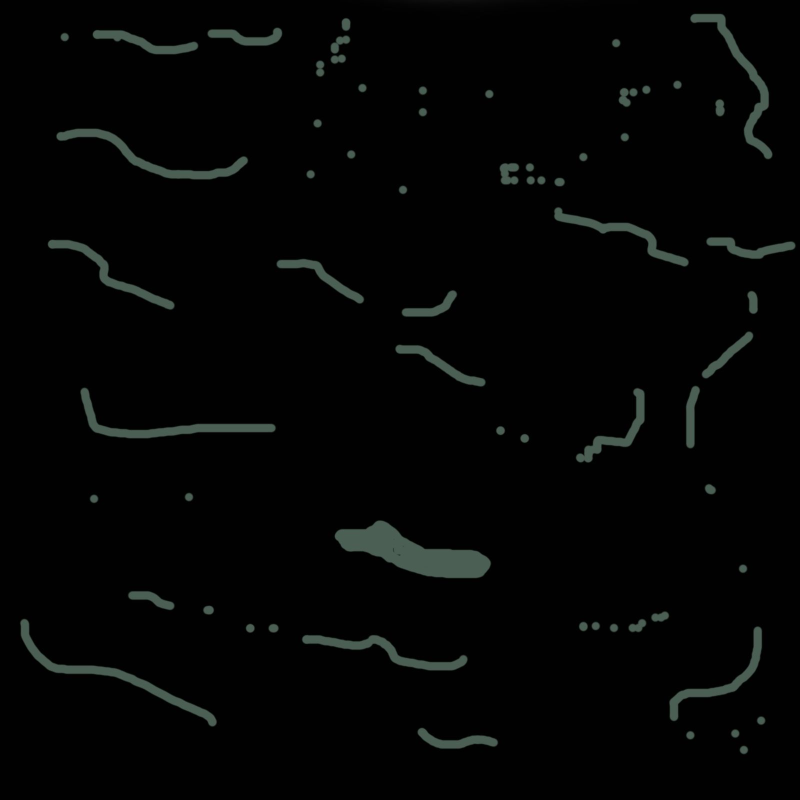
#> input picture env_images/image2.jpg, 1600 x 1600 px (shown at 1/2 size)
$ python env_test.py
#> lines starting #> are read from the running program, lines starting #| are printed output that depends on the picture; after the words box and inside, x2 and y2 are one past the last pixel; in counts of white or black regions, pixels touching at a corner belong together
### ICRSsimulator.py
#
# Simple image classification in remote sensing (ICRS) simulator
# This version uses simple color thresholding to simulate pixel level classification
#
# Wake Forest University
# Nov. 2019

import cv2
import numpy as np
# from PIL import Image
from matplotlib import pyplot as plt
import math


class ICRSsimulator(object):
    imgName = ""  # The image filename

    def __init__(self, imageName):
        self.imgName = imageName
        self.classLabels = []  # List of the labels for each class
        self.binaryImgs = []  # List of binary images, one for each class
        self.interestValues = []  # List of interest values, one for each class
        self.mapSize = {'rows': 0, 'cols': 0}  # Size of the classification map
        self.droneImgSize = {'rows': 0, 'cols': 0}  # Size in elements in the map of a drone image
        self.img = None  # Image object
        self.ICRSmap = None  # Overall classification map
        self.navigationMap = None  # Map of positions where the drone can be

    # Load the image and return true if it succeeded
    def loadImage(self):
        self.img = cv2.imread(self.imgName)
#> self.img is the input picture: shape (1600, 1600, 3); mean B, G, R 4.6, 5.1, 4.3
        if self.img is not None:
            print("Loaded image of rows x cols = " + str(self.img.shape[0]) + " x " + str(self.img.shape[1]))
#| Loaded image of rows x cols = 1600 x 1600
            return True
        else:
            return False

    def getSimulationImageSize(self):
        return self.img.shape

    # Simulate classification of a specific class using simple image thresholding
    # The binary image contains the binary classification of each pixel as belonging to this class
    # Also save the corresponding interest value for this
    def classify(self, label, lower, upper, interestValue):
        # cv2.inRange returns 0 (black or 255 (white)
#> called with label = 'Mining', lower = array of shape (3,), upper = array of shape (3,), interestValue = 1
        binmap = cv2.inRange(self.img, lower, upper)
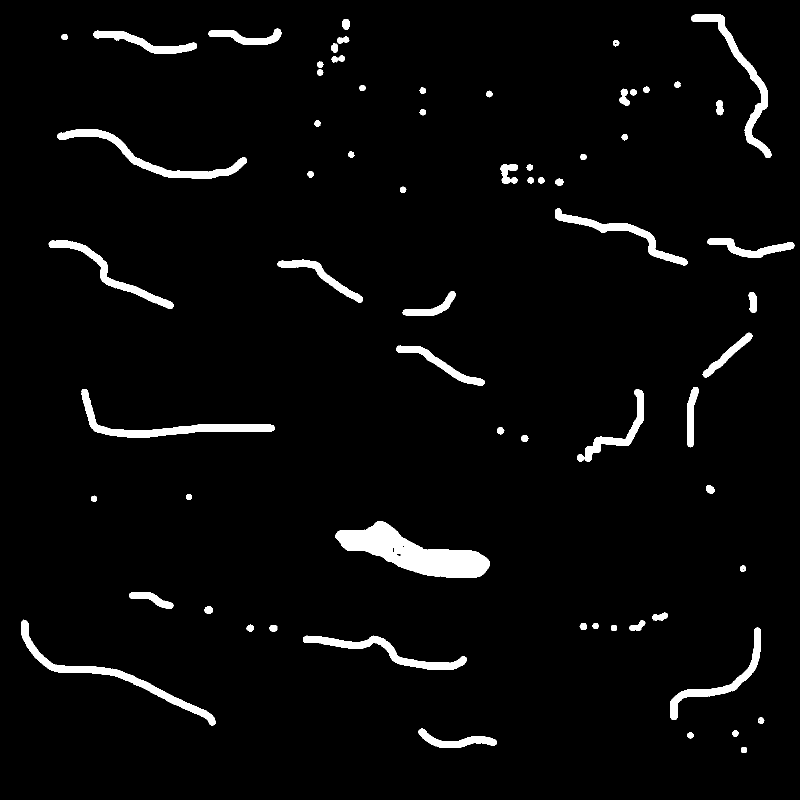
#> binmap: shape (1600, 1600) (shown at 1/2 size); 3.6% white; 67 white regions, largest, box (x1, y1, x2, y2) and area: (671, 1042, 980, 1155) 15886, (42, 1239, 432, 1451) 6429, (163, 778, 550, 875) 6119
#> call 2 of classify, with label = 'Forest', lower = array of shape (3,), upper = array of shape (3,), interestValue = 0
#> in classify (call 2), `binmap = cv2.inRange(self.img, lower, upper)`:
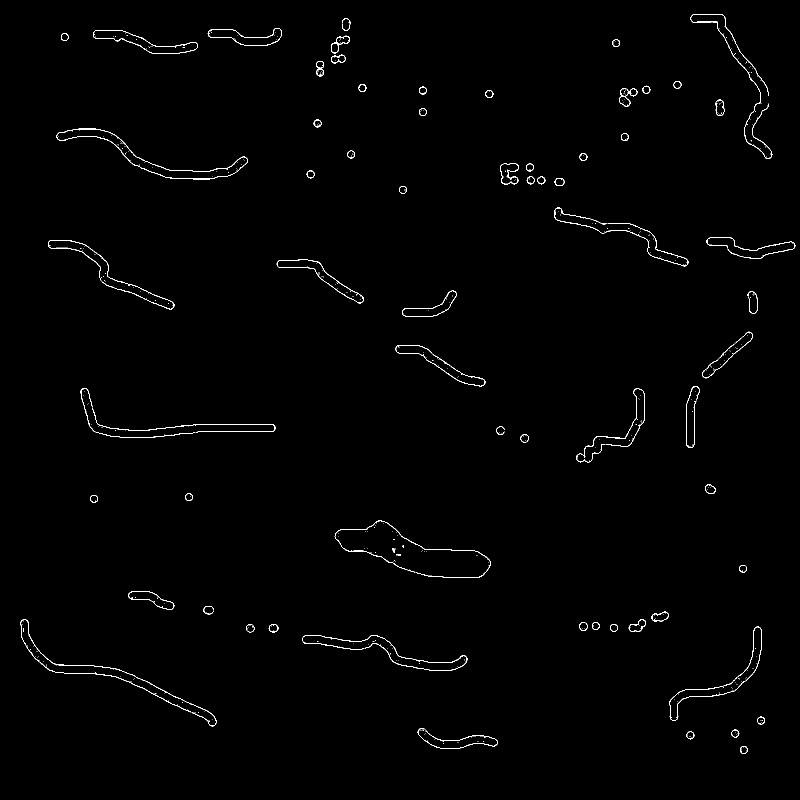
#> binmap: shape (1600, 1600) (shown at 1/2 size); 0.74% white in thin lines or dots, all inside (x1, y1, x2, y2) = (41, 28, 1591, 1508)
#> in classify (call 3), `binmap = cv2.inRange(self.img, lower, upper)`: binmap: shape (1600, 1600); every value is 0
        self.binaryImgs.append(binmap)
        self.interestValues.append(interestValue)
        self.classLabels.append(label)

    # Return the number of classes in the list
    def numberOfClasses(self):
        return len(self.binaryImgs)

    # Set the size of the overall classification map to create
    # Parameter rows and cols must be less than the image size
    def setMapSize(self, rows, cols):
        self.mapSize['rows'] = rows
        self.mapSize['cols'] = cols

    # Set the size of image the drone can capture in number of
    # elements in the classification map (e.g. 4 x 4)
    def setDroneImgSize(self, rows, cols):
        self.droneImgSize['rows'] = rows
        self.droneImgSize['cols'] = cols

    # Define the navigation map, that is where the drone can move to explore
    # the simulation image. The navigation map is defined by the number of elements
    # in the classification map and the number of elements of the drone image
    def setNavigationMap(self):
        rows = self.mapSize['rows']
        cols = self.mapSize['cols']
        dImgrows = self.droneImgSize['rows']
        dImgcols = self.droneImgSize['cols']
        self.navigationMap = np.zeros((rows - dImgrows, cols - dImgcols))
        return self.navigationMap.shape

    # Create the overall classification map
    def createMap(self):
        rows = self.mapSize['rows']
        cols = self.mapSize['cols']
        # DEBUG: print("rows, cols = " + str(rows) + ", " + str(cols))
        # number of pixels per box in the map
        pixelsPerRow = self.img.shape[0] // rows  # Note: // means integer division
#> pixelsPerRow = 8
        pixelsPerCol = self.img.shape[1] // cols
#> pixelsPerCol = 8
        # DEBUG: print("ppr, ppc = " + str(pixelsPerRow) + ", " + str(pixelsPerCol))
        # The overall map will be stored in a 3D numpy array of dim: rows x cols x num of classes
        self.ICRSmap = np.zeros((rows, cols, len(self.binaryImgs)))
#> self.ICRSmap: shape (180, 180, 3) float64; every value is 0

        # Simulate classification of object class k for each box of the ICRSmap
        for k in range(0, len(self.binaryImgs)):  # for each class type
            # number of remaining pixels per row and column left over if rows and cols
            # don't divide evenly the image height and width, respectively
            rem_pixelsPerRow = self.img.shape[0] % rows
            rem_pixelsPerCol = self.img.shape[1] % cols
            # DEBUG: print("rem_ppr, rem_ppc = " + str(rem_pixelsPerRow) + ", " + str(rem_pixelsPerCol))

            binImg = self.binaryImgs[k]
            startingRow = 0
            for i in range(0, rows):  # rows go with height
                # increase pixelsPerRow by 1 if there are still remaining row pixels
                actualPixelsPerRow = pixelsPerRow
                if rem_pixelsPerRow > 0:
                    actualPixelsPerRow = actualPixelsPerRow + 1
                    rem_pixelsPerRow = rem_pixelsPerRow - 1

                startingCol = 0
                rem_pixelsPerCol = self.img.shape[1] % cols
                for j in range(0, cols):  # cols go with width
                    # increase pixelsPerCol by 1 if there are still remaining col pixels
                    actualPixelsPerCol = pixelsPerCol
                    if rem_pixelsPerCol > 0:
                        actualPixelsPerCol = actualPixelsPerCol + 1
                        rem_pixelsPerCol = rem_pixelsPerCol - 1
                    actualNumPixelsPerBox = actualPixelsPerCol * actualPixelsPerRow
                    # extract a box and compute likelihood of finding object k in it
                    box = binImg[startingRow: startingRow + actualPixelsPerRow,
                          startingCol: startingCol + actualPixelsPerCol]
                    # box = binImg[ i * actualPixelsPerRow : (i + 1) * actualPixelsPerRow,\
                    #	j * actualPixelsPerCol : (j + 1) * actualPixelsPerCol ]

                    box = box.reshape(actualNumPixelsPerBox, 1)
                    white = sum(sum(box == 255))

                    self.ICRSmap[i, j, k] = white / (actualNumPixelsPerBox)
                    startingCol = startingCol + actualPixelsPerCol

                # DEBUG: print("i, j, actual_ppr, rem_ppr, actual_ppc, rem_ppc = " + str(i) + ", " + str(j) + ", "
                # DEBUG: + str(actualPixelsPerRow) + ", " + str(rem_pixelsPerRow) + ", " + str(actualPixelsPerCol) + ","
                # DEBUG: + str(rem_pixelsPerCol))

                startingRow = startingRow + actualPixelsPerRow
#> this loop made 3 passes
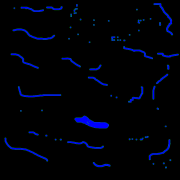
#> self.ICRSmap: shape (180, 180, 3) float64; mean of channels 0, 1, 2 0.0355, 0.00733, 0; drawn as B, G, R

    # Get the classification likelihoods in row, col element of the ICRSmap
    def getMapElement(self, row, col):
        return self.ICRSmap[row, col, 0]

    # Get the classification likelihoods in a neighborhood of the ICRSmap
    def getClassifiedDroneImageAt(self, row, col):
        self.navigationMap[row, col] = self.navigationMap[row, col] + 1
        return self.ICRSmap[row - self.droneImgSize['rows']: row + self.droneImgSize['rows'] + 1,
               col - self.droneImgSize['cols']: col + self.droneImgSize['cols'] + 1, 0]

    # Plot the original image as well as the binary classification images
    # [22 lines left out: function showMap, not called in this run]

### env.py
import random
import sys
from ICRSsimulator import *
import numpy as np
from copy import deepcopy

class Env:
    def __init__(self, config):
        # Create simulator object and load the image
        self.config = config
        self.sim = ICRSsimulator(config.image)
        if not self.sim.loadImage():
            print("Error: could not load image")
            sys.exit(0)

        # Initialize map of size totalRows x totalCols from the loaded image
        self.totalRows = config.total_rows
        self.totalCols = config.total_cols
        self.set_simulation_map()

        # Initialize tracking
        self.map = np.zeros([self.totalRows, self.totalCols])
        self.visited = np.ones([self.totalRows, self.totalCols])
        self.local_map = np.zeros([25, 25])
        self.local_map_lower_row = 0
        self.local_map_lower_col = 0
        self.local_map_upper_row = 24
        self.local_map_upper_col = 24

        # Define partitions
        self.region_one = [0, 0]
        self.region_two = [0, self.totalCols/2]
        self.region_three = [self.totalRows/2, 0]
        self.region_four = [self.totalRows/2, self.totalCols/2]

        # Define initial targets
        self.target_one = [self.region_one[0] + self.totalRows/4, self.region_one[1] + self.totalCols/4]
        self.target_two = [self.region_two[0] + self.totalRows/4, self.region_two[1] + self.totalCols/4]
        self.target_three = [self.region_three[0] + self.totalRows/4, self.region_three[1] + self.totalCols/4]
        self.target_four = [self.region_four[0] + self.totalRows/4, self.region_four[1] + self.totalCols/4]
        self.local_target = [24, 24] # TODO: this is just if you start in the top right-hand corner of the region

        # Set env parameters
        self.num_actions = 5
        self.sight_distance = 2
        self.vision_size = (self.sight_distance * 2 + 1) * (self.sight_distance * 2 + 1)
        self.start_row = self.sight_distance
        self.start_col = self.sight_distance
        self.row_position = self.start_row
        self.col_position = self.start_col

        # Set reward values
        self.MINING_REWARD = 50
        self.TARGET_REWARD = 500
        self.VISITED_PENALTY = -5
        self.INVALID_PENALTY = -20 # TODO: do we need this or should we hard code to stay in bounds

    # [49 lines left out: function reset_environment, not called in this run]

    def step(self, action, time):
        self.done = False

        next_row = self.row_position
        next_col = self.col_position

        # Drone not allowed to move outside of the current local map (updates when target is reached)
        if action == 0:
            if self.row_position < self.local_map_upper_row and self.row_position < (self.totalRows - self.sight_distance - 1):  # Forward one grid
                next_row = self.row_position + 1
                next_col = self.col_position
            else:
                action = 4
        elif action == 1:
            if self.col_position < self.local_map_upper_col and self.col_position < (self.totalCols - self.sight_distance - 1):  # right one grid
                next_row = self.row_position
                next_col = self.col_position + 1
            else:
                action = 4
        elif action == 2:
            if self.row_position > self.local_map_lower_row and self.row_position > self.sight_distance + 1:  # back one grid
                next_row = self.row_position - 1
                next_col = self.col_position
            else:
                action = 4
        elif action == 3:
            if self.col_position > self.local_map_lower_col and self.col_position > self.sight_distance + 1:  # left one grid
                next_row = self.row_position
                next_col = self.col_position - 1
            else:
                action = 4

        self.row_position = next_row
        self.col_position = next_col

        image = self.get_classified_drone_image()
        state = self.flatten_state(image)
        state = np.append(state, self.visited[self.row_position + 1, self.col_position])
        state = np.append(state, self.visited[self.row_position, self.col_position + 1])
        state = np.append(state, self.visited[self.row_position - 1, self.col_position])
        state = np.append(state, self.visited[self.row_position, self.col_position + 1])
        #state = np.append(state, self.local_target[0])
        #state = np.append(state, self.local_target[1])
        state = np.append(state, self.local_target[0] - self.row_position)
        state = np.append(state, self.local_target[1] - self.col_position)
        state = np.reshape(state, [1, 1, self.vision_size + 6])

        reward = self.get_reward(image)

        self.visited_position()
        self.update_map(image)

        # TODO: include this once the end goal isn't the local target
        #if self.local_target_reached():
            #self.next_local_map()

        self.local_map = self.get_local_map()
        flattened_local_map = self.local_map.reshape(1, 1, 625)

        # TODO: can instead set the done condition to be target reached
        if time > self.config.max_steps or self.local_target_reached():
            self.done = True

        return state, flattened_local_map, reward, self.done

    def get_reward(self, image):
        """
        Calculates reward based on target, mining seen, and whether the current state has already been visited
        TODO: add reward for if the drone chooses an "invalid" action
        :param image: 2d array of mining probabilities within the drone's vision
        :return: reward value
        """
        mining_prob = 2*image[self.sight_distance, self.sight_distance]

        reward = mining_prob*self.MINING_REWARD*self.visited[self.row_position, self.col_position]
        reward += self.local_target_reached()*self.TARGET_REWARD
                 #+ self.target_reached(self.target_one)*self.TARGET_REWARD

        if self.visited[self.row_position, self.col_position] == 0:
            reward += self.VISITED_PENALTY
        return reward

    def get_local_map(self):
        """
        Creates local map (shape: 25x25) of mining areas from the region map
        TODO: should this incorporate visited?
        :return: local_map
        """
        #local_map = np.zeros([25, 25])
        local_map = deepcopy(self.map[self.local_map_lower_row:self.local_map_upper_row+1, self.local_map_lower_col:self.local_map_upper_col+1])
        #row, col = self.get_local_target(self.target_one) # TODO: based on which target actually aiming for
        local_map[(self.local_target[0]-self.local_map_lower_row), (self.local_target[1]-self.local_map_lower_col)] = 1
        return local_map

    # [11 lines left out: function next_local_map, not called in this run]

    def visited_position(self):
        """
        Updates array that keeps track of the previous cells visited by the drone (doesn't consider peripheral vision)
        :return: void
        """
        self.visited[self.row_position, self.col_position] = 0

    def update_map(self, image):
        """
        Adds new state information to the map of the entire region
        :param image: 2d array of mining probabilities within the drone's vision
        :return: void
        """
        for i in range(self.sight_distance*2):
            for j in range(self.sight_distance*2):
                self.map[self.row_position + i - self.sight_distance, self.col_position + j - self.sight_distance] = image[i, j]*2

    # [14 lines left out: function target_reached, not called in this run]

    def local_target_reached(self):
        """
        :return: boolean, true if drone is at the local target position
        """
        target = False
        if self.row_position == self.local_target[0] and self.col_position == self.local_target[1]:
            target = True
        return target

    # [35 lines left out: function get_local_target, not called in this run]

    def get_classified_drone_image(self):
        """
        :return: mining probability for each cell within the drone's current vision, flattened
        """
        self.sim.setDroneImgSize(self.sight_distance, self.sight_distance)
        self.sim.setNavigationMap()
        image = self.sim.getClassifiedDroneImageAt(self.row_position, self.col_position)
        return image

    # [62 lines left out: functions save_local_map, save_map, plot_path, calculate_covered, not called in this run]

    def set_simulation_map(self):
        """
        sets the pixel value thresholds for ICRS classification
        :return: void
        """
        # Simulate classification of mining areas
        lower = np.array([80, 90, 70])
        upper = np.array([100, 115, 150])
        interest_value = 1  # Mark these areas as being of highest interest
        self.sim.classify('Mining', lower, upper, interest_value)

        # Simulate classification of forest areas
        lower = np.array([0, 49, 0])
        upper = np.array([80, 157, 138])
        interest_value = 0  # Mark these areas as being of no interest
        self.sim.classify('Forest', lower, upper, interest_value)

        # Simulate classification of water
        lower = np.array([92, 100, 90])
        upper = np.array([200, 190, 200])
        interest_value = 0  # Mark these areas as being of no interest
        self.sim.classify('Water', lower, upper, interest_value)

        self.sim.setMapSize(self.totalRows, self.totalCols)
        self.sim.createMap()

    def flatten_state(self, state):
        """
        :param state: 2d array of mining probabilities within the drone's vision
        :return: one dimensional array of the state information
        """
        flat_state = state.reshape(1, self.vision_size)
        return flat_state

### env_test.py
from env import *
from configurationSimple import ConfigSimple as config

env = Env(config)

actions = []
for l in range(200):
    actions.append(0)
    actions.append(4)
    actions.append(1)

total_reward = 0
for a in actions:
#> (the run stopped early here; a loop or call above may not have finished)

$ run again, with env_images/image3.jpg copied over env_images/image2.jpg
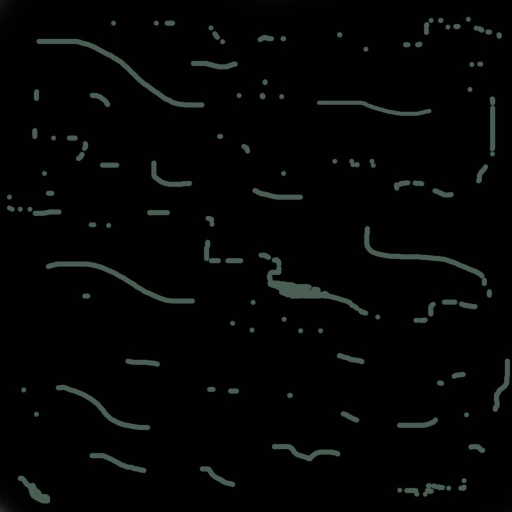
#> input picture env_images/image3.jpg, 1024 x 1024 px (shown at 1/2 size)
#> in loadImage, self.img is the input picture: shape (1024, 1024, 3); mean B, G, R 4.8, 5.2, 4.4
#| Loaded image of rows x cols = 1024 x 1024
#> binmap: shape (1024, 1024); 3.4% white; 111 white regions, largest, box (x1, y1, x2, y2) and area: (534, 515, 736, 630) 3758, (74, 78, 408, 214) 2944, (93, 524, 389, 606) 2471
#> binmap: shape (1024, 1024); 1% white in thin lines or dots
#> in classify (call 3), `binmap = cv2.inRange(self.img, lower, upper)`:
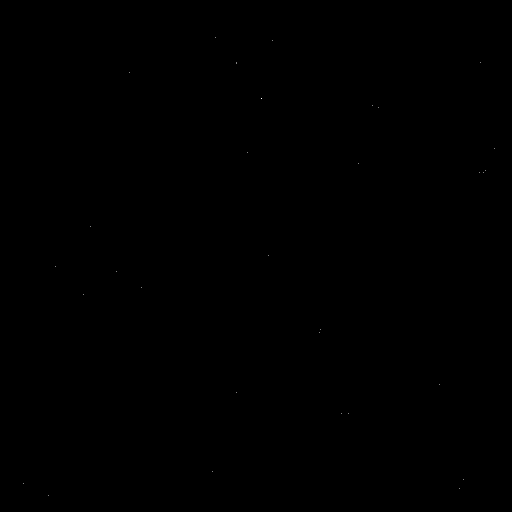
#> binmap: shape (1024, 1024) (shown at 1/2 size); 0% white in thin lines or dots, all inside (x1, y1, x2, y2) = (47, 75, 989, 992)
#> the loop in createMap, `for k in range(0, len(self.binaryImgs)):  # for each class type # numb..` made 3 passes
#> after the loop in createMap, `for k in range(0, len(self.binaryImgs)):`:
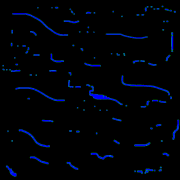
#> self.ICRSmap: shape (180, 180, 3) float64; mean of channels 0, 1, 2 0.0335, 0.0102, 3.17e-05; drawn as B, G, R
